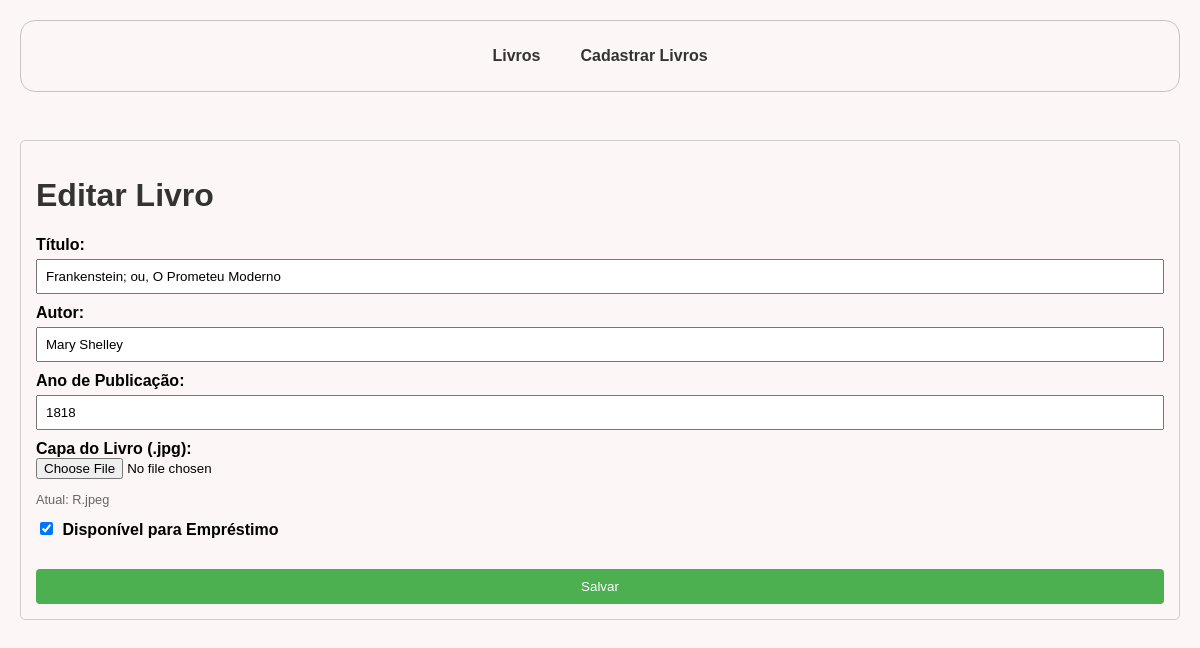
/edit/15, run on the app's committed database.
### tables this page shows
CREATE TABLE livros (
    id INTEGER PRIMARY KEY AUTOINCREMENT,
    titulo TEXT NOT NULL,
    autor TEXT NOT NULL,
    ano_publicacao INTEGER,
    disponivel BOOLEAN,
    capa TEXT
);

### app_flask.py (the view, shortened to what this page needs)
@app.route('/edit/<int:id>', methods=['GET', 'POST'])
def edit_book(id):
    conn = get_db_connection()
    livro = conn.execute('SELECT * FROM livros WHERE id = ?', (id,)).fetchone()
    conn.close()
    return render_template('edit_book.html', livro=livro)

### app_flask.py (called while the page is built)
def get_db_connection():
    conn = sqlite3.connect(DATABASE_NAME)
    conn.row_factory = sqlite3.Row
    return conn

### templates/edit_book.html (shortened to what this page needs)
<!DOCTYPE html>
<html lang="pt-BR">
<head>
    <link rel="stylesheet" href="{{ url_for('static', filename='style.css') }}">
</head>
<body>
    <div class="navbar">
        <a href="{{ url_for('list_books') }}" class="nav-link">Livros</a>
        <a href="{{ url_for('add_book') }}" class="nav-link">Cadastrar Livros</a>
    </div>
    <div class="form-container">
        <h1>Editar Livro</h1>
        <form method="POST" action="{{ url_for('edit_book', id=livro.id) }}" enctype="multipart/form-data">
            <label for="titulo">Título:</label>
            <input type="text" id="titulo" name="titulo" value="{{ livro.titulo }}" required>
            <label for="autor">Autor:</label>
            <input type="text" id="autor" name="autor" value="{{ livro.autor }}" required>
            <label for="ano_publicacao">Ano de Publicação:</label>
            <input type="number" id="ano_publicacao" name="ano_publicacao" value="{{ livro.ano_publicacao }}" required>
            <label for="capa">Capa do Livro (.jpg):</label>
            <input type="file" id="capa" name="capa" accept=".jpg, .jpeg">
            {% if livro.capa %}
            <p style="font-size: 0.8rem; color: #666;">Atual: {{ livro.capa }}</p>
            {% endif %}
            <label>
                <input type="checkbox" id="disponivel" name="disponivel" {% if livro.disponivel %}checked{% endif %}>
                Disponível para Empréstimo
            </label>
            <div style="display: flex; gap: 10px; margin-top: 15px;">
                <button class="editButton" type="submit" style="flex: 1;">Salvar</button>
            </div>
        </form>
    </div>
</body>
</html>

### static/style.css (style rules this page uses)
body { font-family: Arial, sans-serif; margin: 20px; background-color: #fcf6f6; }
h1, h2 { color: #333; }
.form-container { margin-bottom: 30px; padding: 15px; border: 1px solid #ccc; border-radius: 5px; }
label { display: block; margin-top: 10px; font-weight: bold; }
input[type="text"], input[type="number"] { width: 100%; padding: 8px; margin-top: 5px; box-sizing: border-box; }
input[type="checkbox"] { margin-right: 5px; }
button { background-color: #4CAF50; color: white; padding: 10px 15px; border: none; cursor: pointer; margin-top: 15px; border-radius: 4px; }
.navbar { display: flex; justify-content: center; align-items: center; padding: 1rem; margin-bottom: 3rem; border: 1px solid rgb(197, 197, 197); border-radius: 15px; }
.nav-link { text-decoration: none; color: #333; font-weight: bold; padding: 10px 20px; border-radius: 15px; transition: background-color 0.3s ease; }

### data on the page
livros: titulo "Frankenstein; ou, O Prometeu Moderno", autor "Mary Shelley", ano_publicacao "1818", capa "R.jpeg", disponivel "☑"
